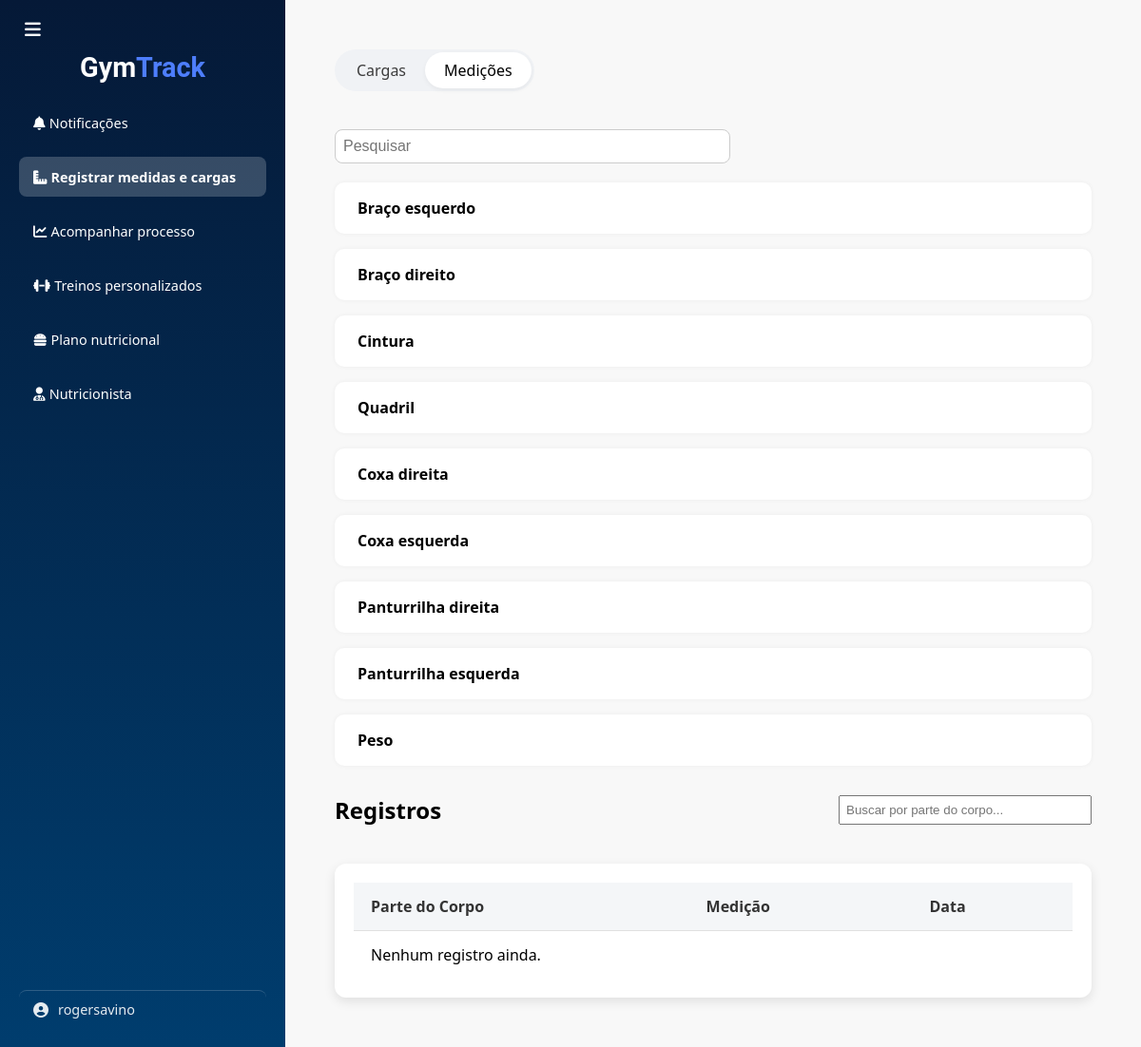
Page /registrar-medicoes/ (signed in) on the earlier database version.
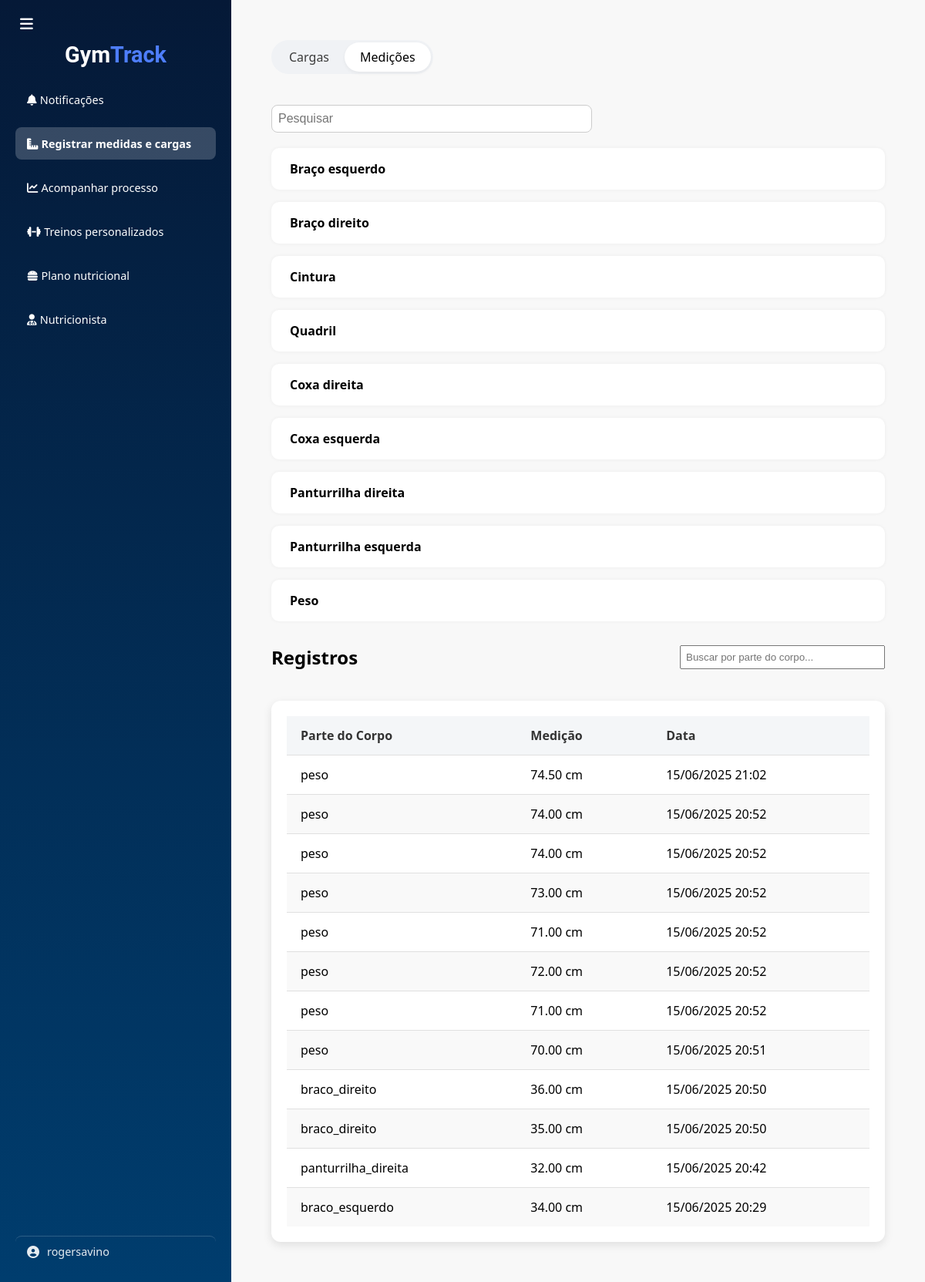
Same page on the later database version.
### main/models.py (models this page shows)
class Medicao(models.Model):
    PARTE_CORPO_CHOICES = [
        ('braco_direito', 'Braço Direito'),
        ('braco_esquerdo', 'Braço Esquerdo'),
        ('peito', 'Peitoral'),
        ('cintura', 'Cintura'),
        ('quadril', 'Quadril'),
        ('coxa_direita', 'Coxa Direita'),
        ('coxa_esquerda', 'Coxa Esquerda'),
        ('panturrilha_direita', 'Panturrilha Direita'),
        ('panturrilha_esquerda', 'Panturrilha Esquerda'),
        ('peso', 'Peso'),
    ]
    usuario = models.ForeignKey(User, on_delete=models.CASCADE)
    parte_corpo = models.CharField(max_length=30, choices=PARTE_CORPO_CHOICES)
    valor_cm = models.DecimalField(max_digits=5, decimal_places=2)
    data_registro = models.DateTimeField(auto_now_add=True)

### main/views.py (the view, shortened to what this page needs)
# urls.py: path('registrar-medicoes/', views.registrar_medicoes_view, name='registrar-medicoes'),
@login_required
def registrar_medicoes_view(request):
    pch = [
        {'value': 'braco_esquerdo', 'nome': 'Braço esquerdo'},
        {'value': 'braco_direito', 'nome': 'Braço direito'},
        {'value': 'cintura', 'nome': 'Cintura'},
        {'value': 'quadril', 'nome': 'Quadril'},
        {'value': 'coxa_direita', 'nome': 'Coxa direita'},
        {'value': 'coxa_esquerda', 'nome': 'Coxa esquerda'},
        {'value': 'panturrilha_direita', 'nome': 'Panturrilha direita'},
        {'value': 'panturrilha_esquerda', 'nome': 'Panturrilha esquerda'},
        {'value': 'peso', 'nome': 'Peso'}
    ]
    medicoes = Medicao.objects.filter(usuario=request.user).order_by('-data_registro')
    return render(request, 'registrar-medicoes.html', {
        'pch': pch,
        'medicoes': medicoes,
        'active_tab': 'medicoes',
    })

### main/context_processors.py (called while the page is built)
def perfil_usuario(request):
    if request.user.is_authenticated:
        try:
            profile = request.user.profile
        except Profile.DoesNotExist:
            profile = None
    else:
        profile = None
    return {'profile': profile}

### main/templates/registrar-medicoes.html (shortened to what this page needs)
{% extends "base.html" %}
{% load static %}
{% block extra_css %}
<link rel="stylesheet" href="{% static 'css/registrar-medicoes.css' %}">
{% endblock %}
{% block content %}
<main class="main-content">
  <div class="tabs-filter-wrapper">
    <div class="tabs-container">
      <a href="{% url 'registrar-cargas' %}" class="tab {% if active_tab == 'cargas' %}active{% endif %}">Cargas</a>
      <a href="{% url 'registrar-medicoes' %}" class="tab {% if active_tab == 'medicoes' %}active{% endif %}">Medições</a>
    </div>
  </div>
  <div class="search-bar">
    <input type="text" id="searchInput" placeholder="Pesquisar" onkeyup="filtrarPartes()">
  </div>
  <div class="cards-container" id="cardsContainer">
    {% for item in pch %}
    <a href="#" class="card" data-nome="{{ item.value }}" data-label="{{ item.nome }}" onclick="abrirModal(this)">
      <div class="card-info">
        <h3>{{ item.nome }}</h3>
      </div>
    </a>
    {% endfor %}
  </div>
  <div style="display: flex; justify-content: space-between; align-items: center; margin-bottom: 10px; margin-top: 30px">
    <h2 style="margin: 0;">Registros</h2>
    <input type="text" id="searchTabelaInput" placeholder="Buscar por parte do corpo..." onkeyup="filtrarTabela()" style="padding: 6px; width: 250px;">
  </div>
  <div class="tabela-medicoes" id="tabelaRegistros">
    <table class="tabela-estilizada">
    <thead>
      <tr>
        <th>Parte do Corpo</th>
        <th>Medição</th>
        <th>Data</th>
      </tr>
    </thead>
      <tbody id="tabelaBody">
        {% for m in medicoes %}
        <tr>
          <td class="parte-nome">{{ m.parte_corpo }}</td>
          <td>{{ m.valor_cm }} cm</td>
          <td>{{ m.data_registro|date:"d/m/Y H:i" }}</td>
        </tr>
        {% empty %}
        <tr><td colspan="3">Nenhum registro ainda.</td></tr>
        {% endfor %}
      </tbody>
    </table>
  </div>
</main>
{% endblock %}

### main/templates/base.html (shortened to what this page needs)
<!DOCTYPE html>
<html lang="pt-BR">
{% load static %}
<head>
  <link rel="stylesheet" href="{% static 'css/sidebar.css' %}">
  <link rel="stylesheet" href="{% static 'css/base.css' %}">
  {% block extra_css %}{% endblock %}
  <link rel="stylesheet" href="https://cdnjs.cloudflare.com/ajax/libs/font-awesome/6.4.0/css/all.min.css">
</head>
<body>
  <div class="container" style="display: flex; height: 100vh;">
    {% include 'components/sidebar.html' %}
    <div class="conteudo-principal">
      {% block content %}{% endblock %}
    </div>
  </div>
</body>
</html>

### main/templates/components/sidebar.html (shortened to what this page needs)
<aside class="sidebar" id="sidebar">
  <div class="sidebar-header">
    <button class="menu-toggle" onclick="toggleSidebar()">
      <i class="fas fa-bars"></i>
    </button>
    <a href="{% url 'home' %}">
      <div class="logo" style="font-family: 'Roboto', sans-serif;">
        <span class="full-logo">Gym<span class="logo-text">Track</span></span>
      </div>
    </a>
  </div>
  <nav>
    <ul>
      <li class="{% if request.path == '/notificacao/' %}active{% endif %}">
        <a href="{% url 'notificacao' %}">
          <i class="fas fa-bell"></i> <span class="menu-text">Notificações</span>
        </a>
      </li>
      <li class="{% if request.path == '/registrar-cargas/' or request.path == '/registrar-medicoes/' %}active{% endif %}">
        <a href="{% url 'registrar-cargas' %}">
          <i class="fas fa-ruler-combined"></i> <span class="menu-text">Registrar medidas e cargas</span>
        </a>
      </li>
      <li class="{% if request.path == '/acompanhar-processo/' or request.path == '/acompanhar-processo-medicoes/' %}active{% endif %}">
        <a href="{% url 'acompanhar-processo-cargas' %}">
          <i class="fas fa-chart-line"></i> <span class="menu-text">Acompanhar processo</span>
        </a>
      </li>
      <li class="{% if request.path == '/treinos-personalizados/' %}active{% endif %}">
        <a href="{% url 'treinos-personalizados' %}">
          <i class="fas fa-dumbbell"></i> <span class="menu-text">Treinos personalizados</span>
        </a>
      </li>
      <li class="{% if request.path == '/plano-nutricional/' %}active{% endif %}">
        <a href="{% url 'plano-nutricional' %}">
          <i class="fas fa-burger"></i> <span class="menu-text">Plano nutricional</span>
        </a>
      </li>
      <li class="{% if request.path == '/nutricionista/' %}active{% endif %}">
        <a href="{% url 'nutricionista' %}">
          <i class="fas fa-user-md"></i> <span class="menu-text">Nutricionista</span>
        </a>
      </li>
    </ul>
  </nav>
  <a href="#" class="user">
    <i class="fas fa-user-circle"></i>
    <span class="menu-text">{{ request.user.username }}</span>
  </a>
</aside>

### main/static/css/sidebar.css (style rules this page uses)
.container { display: flex; height: 100vh; }
.main-content { flex: 1; padding: 30px; overflow-y: auto; background-color: #f8f8f8; }
.sidebar { width: 220px; background: linear-gradient(to bottom, #051937, #003d6e); color: white; display: flex; flex-direction: column; justify-content: space-between; padding: 20px; transition: width 0.3s ease; }
.sidebar-header { display: flex; flex-direction: column; align-items: center; margin-bottom: 20px; gap: 10px; }
.logo { font-size: 1.8rem; font-weight: bold; text-align: center; }
.full-logo { color: white; }
.logo-text { color: #4e7efc; }
.menu-toggle { background: none; border: none; color: white; font-size: 1.2rem; cursor: pointer; align-self: flex-start; }
.sidebar nav ul { list-style: none; padding: 0; margin: 0; }
.sidebar nav ul li { margin-bottom: 15px; display: flex; align-items: center; gap: 10px; padding: 10px 15px; border-radius: 8px; cursor: pointer; transition: background 0.3s; justify-content: flex-start; }
.sidebar nav ul li.active, .sidebar nav ul li:hover { background-color: rgba(255, 255, 255, 0.2); font-weight: bold; }
.menu-text { display: inline; }
.sidebar nav ul li i { font-size: 0.9rem; }
.user { display: flex; align-items: center; gap: 10px; border-top: 1px solid rgba(255, 255, 255, 0.2); margin-top: auto; text-decoration: none; color: white; opacity: 0.9; padding: 10px 15px; border-radius: 8px; transition: background 0.3s, transform 0.2s; }
.sidebar a, .sidebar a:visited { color: white; text-decoration: none; }
.menu-text { font-size: 0.9rem; }
.search-bar { margin: 20px 0; text-align: center; }
.search-bar input { width: 50%; padding: 10px; font-size: 16px; border-radius: 10px; border: 1px solid #ccc; }

### main/static/css/base.css (style rules this page uses)
.sidebar { width: 260px; background: linear-gradient(to bottom, #051937, #003d6e); color: white; display: flex; flex-direction: column; justify-content: space-between; padding: 20px; }
.sidebar nav ul { list-style: none; padding: 0; }
.sidebar nav ul li { margin-bottom: 15px; display: flex; align-items: center; gap: 10px; padding: 10px 15px; border-radius: 8px; cursor: pointer; transition: background 0.3s; }
.sidebar nav ul li.active, .sidebar nav ul li:hover { background-color: rgba(255, 255, 255, 0.2); font-weight: bold; }
.user { display: flex; align-items: center; gap: 10px; border-top: 1px solid rgba(255, 255, 255, 0.2); margin-top: auto; text-decoration: none; color: white; opacity: 0.9; padding: 10px 15px; border-radius: 8px; transition: background 0.3s, transform 0.2s; }
.conteudo-principal { flex: 1; padding: 20px; overflow-y: auto; min-width: 0; }

### main/static/css/registrar-medicoes.css (style rules this page uses)
body { margin: 0; font-family: 'Segoe UI', sans-serif; background-color: #f8f8f8; }
.container { display: flex; height: 100vh; }
.main-content { padding: 2rem; }
.cards-container { display: flex; flex-direction: column; gap: 1rem; }
.card { text-decoration: none; background: white; border-radius: 10px; padding: 1rem 1.5rem; box-shadow: 0 0 5px rgba(0,0,0,0.05); display: flex; justify-content: space-between; align-items: center; color: inherit; transition: transform 0.2s, box-shadow 0.2s; }
.card-info h3 { margin: 0; font-size: 1rem; }
.tabs-container { display: inline-flex; border-radius: 25px; background-color: #f0f2f5; padding: 3px; margin-bottom: 20px; }
.tab { padding: 8px 20px; border-radius: 25px; text-decoration: none; color: #3b3b3b; background-color: transparent; transition: background-color 0.2s ease; font-weight: 500; }
.tab.active { background-color: white; color: #000; box-shadow: 0 2px 5px rgba(0,0,0,0.05); }
.search-bar { flex: 1; display: flex; justify-content: flex-start; }
.search-bar input, .filter-bar select { padding: 8px; font-size: 16px; border-radius: 8px; border: 1px solid #ccc; }
.tabela-medicoes { margin-top: 40px; background-color: #fff; padding: 20px; border-radius: 12px; box-shadow: 0 4px 12px rgba(0, 0, 0, 0.1); }
.tabela-estilizada { width: 100%; border-collapse: separate; border-spacing: 0; font-family: 'Segoe UI', sans-serif; }
.tabela-estilizada thead { background-color: #f4f6f8; }
.tabela-estilizada th, .tabela-estilizada td { padding: 14px 18px; text-align: left; border-bottom: 1px solid #e0e0e0; }
.tabela-estilizada tr:last-child td { border-bottom: none; }
.tabela-estilizada th { font-weight: 600; color: #333; }
.tabela-estilizada tbody tr:nth-child(even) { background-color: #f9f9f9; }

Differences in the rows shown:
added Medicao: parte_corpo "peso", valor_cm "74.50", data_registro "15/06/2025 21:02"
added Medicao: parte_corpo "peso", valor_cm "74.00", data_registro "15/06/2025 20:52"
added Medicao: parte_corpo "peso", valor_cm "74.00", data_registro "15/06/2025 20:52"
added Medicao: parte_corpo "peso", valor_cm "73.00", data_registro "15/06/2025 20:52"
added Medicao: parte_corpo "peso", valor_cm "71.00", data_registro "15/06/2025 20:52"
added Medicao: parte_corpo "peso", valor_cm "72.00", data_registro "15/06/2025 20:52"
added Medicao: parte_corpo "peso", valor_cm "71.00", data_registro "15/06/2025 20:52"
added Medicao: parte_corpo "peso", valor_cm "70.00", data_registro "15/06/2025 20:51"
added Medicao: parte_corpo "braco_direito", valor_cm "36.00", data_registro "15/06/2025 20:50"
added Medicao: parte_corpo "braco_direito", valor_cm "35.00", data_registro "15/06/2025 20:50"
added Medicao: parte_corpo "panturrilha_direita", valor_cm "32.00", data_registro "15/06/2025 20:42"
added Medicao: parte_corpo "braco_esquerdo", valor_cm "34.00", data_registro "15/06/2025 20:29"
Other differences:
text no longer shown: "Nenhum registro ainda."
